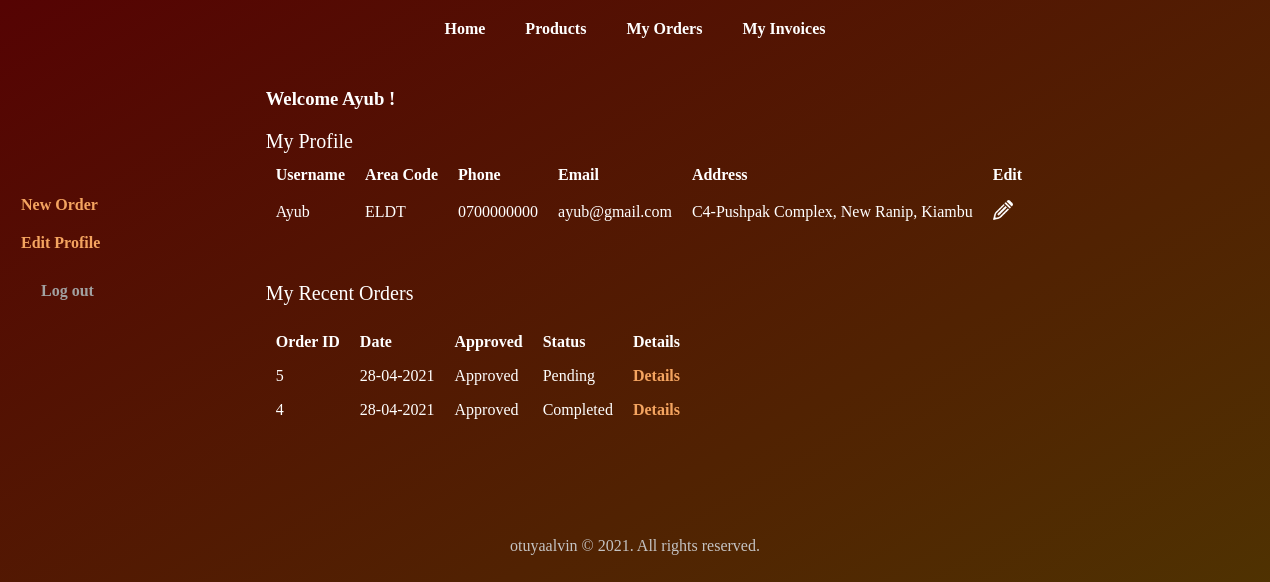
The page /retailer/index.php (signed in) on the database its author committed.
### tables this page shows
CREATE TABLE `retailer` (
  `retailer_id` int(11) NOT NULL,
  `username` varchar(25) NOT NULL,
  `password` varchar(255) NOT NULL,
  `address` varchar(200) NOT NULL,
  `area_id` int(11) NOT NULL,
  `phone` varchar(10) NOT NULL,
  `email` varchar(50) DEFAULT NULL
);

CREATE TABLE `area` (
  `area_id` int(11) NOT NULL,
  `area_name` varchar(50) NOT NULL,
  `area_code` varchar(10) NOT NULL
);

CREATE TABLE `orders` (
  `order_id` int(11) NOT NULL,
  `date` date NOT NULL,
  `retailer_id` int(11) NOT NULL,
  `approved` tinyint(1) ,
  `status` tinyint(1) ,
  `total_amount` decimal(10,3) NOT NULL
);

### retailer/index.php (the view, shortened to what this page needs)
<?php
	include("../includes/config.php");
	if(isset($_SESSION['retailer_login'])) {
		if($_SESSION['retailer_login'] == true) {
			$id = $_SESSION['retailer_id'];
			$query_selectRetailer = "SELECT * FROM retailer,area WHERE retailer.area_id=area.area_id AND retailer_id='$id'";
			$result_selectRetailer = mysqli_query($con,$query_selectRetailer);
			$row_selectRetailer = mysqli_fetch_array($result_selectRetailer);
			$query_selectOrder = "SELECT * FROM orders WHERE retailer_id='$id' ORDER BY order_id DESC LIMIT 5";
			$result_selectOrder = mysqli_query($con,$query_selectOrder);
		}
		else {
			header('Location:../index.php');
		}
	}
	else {
		header('Location:../index.php');
	}
?>
<!DOCTYPE html>
<html>
<head>
	<link rel="stylesheet" href="../includes/main.css" />
</head>
<body>
	<?php
		include("../includes/nav_retailer.inc.php");
		include("../includes/aside_retailer.inc.php");
	?>
	<section>
		<h3 style="color:white;">Welcome <?php echo $_SESSION['sessUsername']; ?> !</h3>
		<article>
			<h2>My Profile</h2>
			<table class="table_displayData">
				<tr>
					<th>Username</th>
					<th>Area Code</th>
					<th>Phone</th>
					<th>Email</th>
					<th>Address</th>
					<th> Edit </th>
				</tr>
				<tr>
					<td> <?php echo $row_selectRetailer['username']; ?> </td>
					<td> <?php echo $row_selectRetailer['area_code']; ?> </td>
					<td> <?php echo $row_selectRetailer['phone']; ?> </td>
					<td> <?php echo $row_selectRetailer['email']; ?> </td>
					<td> <?php echo $row_selectRetailer['address']; ?> </td>
					<td> <a href="../retailer/edit_profile.php"><img src="../images/edit1.png" alt="edit" /></a> </td>
				</tr>
			</table>
		</article>
		<article>
			<h2>My Recent Orders</h2>
			<table class="table_displayData" style="margin-top:20px;">
			<tr>
				<th> Order ID </th>
				<th> Date </th>
				<th> Approved </th>
				<th> Status </th>
				<th> Details </th>
			</tr>
			<?php $i=1; while($row_selectOrder = mysqli_fetch_array($result_selectOrder)) { ?>
			<tr>
				<td> <?php echo $row_selectOrder['order_id']; ?> </td>
				<td> <?php echo date("d-m-Y",strtotime($row_selectOrder['date'])); ?> </td>
				<td>
					<?php
						if($row_selectOrder['approved'] == 0) {
							echo "Not Approved";
						}
						else {
							echo "Approved";
						}
					?>
				</td>
				<td>
					<?php
						if($row_selectOrder['status'] == 0) {
							echo "Pending";
						}
						else {
							echo "Completed";
						}
					?>
				</td>
				<td> <a href="view_order_items.php?id=<?php echo $row_selectOrder['order_id']; ?>">Details</a> </td>
			</tr>
			<?php $i++; } ?>
		</table>
		</article>
	</section>
	<?php
		include("../includes/footer.inc.php");
	?>
</body>
</html>

### includes/main.css (style rules this page uses)
* { font-family: 'Permanent Marker', cursive; margin:0px; padding:0px; }
body,html { width:100%; margin:auto; background: linear-gradient(-30deg, rgb(4, 75, 4),#350536, rgb(77, 65, 1), #550303); background-size: 400% 400%; animation: gradient 15s ease infinite; }
a { text-decoration:none; }
section { width:100%; padding:30px; margin-right: 0%; padding-bottom:40px; border-radius: 2px; background-color: transparent; }
section h2 { color:white!important; }
article { margin-top:20px; margin-bottom:50px; }
article h2 { margin-bottom:5px; font-weight:normal; color:#333; font-size: 20px; }
table { border-collapse: collapse; }
table a { font-weight: bolder; color: #F4A460; }
.table_displayData td, .table_displayData th { padding: 8px 10px; text-align: left; color: white; }
.table_displayData th { background-color:transparent; color:white; }
table img { height: 20px; }

### rows shown on the page
retailer: username "Ayub", area.area_code "ELDT", phone "0700000000", email "ayub@gmail.com", address "C4-Pushpak Complex, New Ranip, Kiambu"
orders: order_id "5", date "28-04-2021", approved "Approved", status "Pending"
orders: order_id "4", date "28-04-2021", approved "Approved", status "Completed"

### other values the page prints
$_SESSION['sessUsername'] "Ayub"
